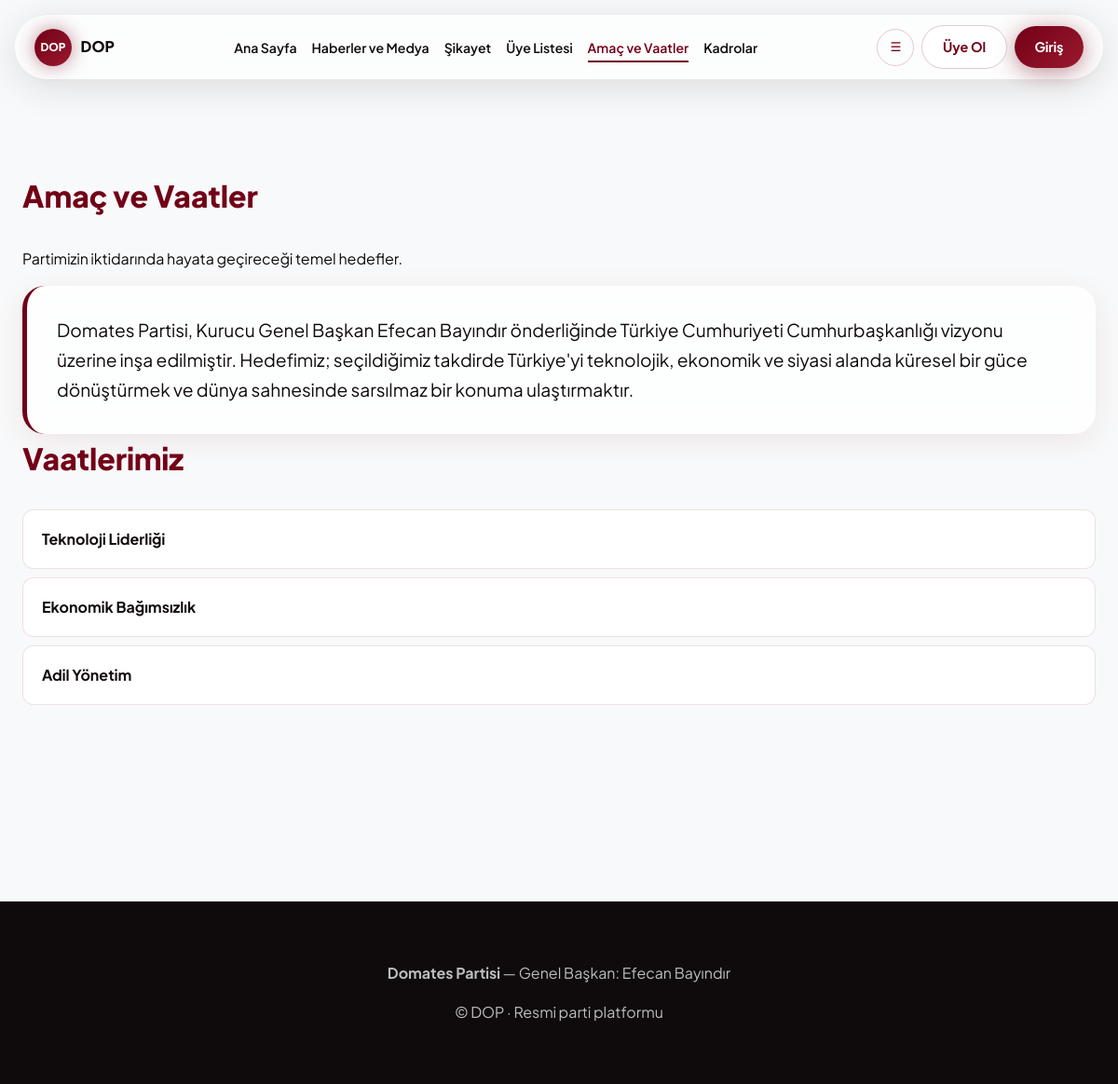
The app's page /amac-vaatler with its own data.
### tables this page shows
CREATE TABLE cms_settings (
                key TEXT PRIMARY KEY,
                value TEXT NOT NULL
            );

CREATE TABLE promises (
                id INTEGER PRIMARY KEY AUTOINCREMENT,
                title TEXT NOT NULL,
                body TEXT NOT NULL,
                sort_order INTEGER DEFAULT 0
            );

### app.py (the view)
@app.route("/amac-vaatler")
def promises_page():
    with db.get_db() as conn:
        promises = conn.execute("SELECT * FROM promises ORDER BY sort_order, id").fetchall()
        ctx = get_site_context(conn)
    return render_template(
        "promises.html",
        promises=[dict(p) for p in promises],
        **ctx,
    )

### app.py (called while the page is built)
def get_site_context(conn):
    cms = db.get_cms(conn)
    active_congress = conn.execute(
        "SELECT * FROM congress_sessions WHERE active = 1 AND passed = 0 ORDER BY id DESC LIMIT 1"
    ).fetchone()
    notifications = []
    if current_user.is_authenticated and current_user.is_chairman:
        notifications = conn.execute(
            "SELECT * FROM admin_notifications WHERE read = 0 ORDER BY id DESC LIMIT 20"
        ).fetchall()
    return {
        "cms": cms,
        "active_congress": dict(active_congress) if active_congress else None,
        "admin_notifications": [dict(n) for n in notifications],
        "is_chairman": current_user.is_authenticated and current_user.is_chairman,
    }

@app.context_processor
def inject_globals():
    with db.get_db() as conn:
        ctx = get_site_context(conn)
    ctx["current_user"] = current_user
    ctx["cms_visible"] = lambda key: db.cms_visible(ctx["cms"], key)
    return ctx

### database.py (called while the page is built)
@contextmanager
def get_db():
    conn = sqlite3.connect(DB_PATH)
    conn.row_factory = sqlite3.Row
    try:
        yield conn
        conn.commit()
    finally:
        conn.close()

def get_cms(conn) -> dict:
    rows = conn.execute("SELECT key, value FROM cms_settings").fetchall()
    return {row["key"]: row["value"] for row in rows}

### templates/promises.html (shortened to what this page needs)
{% extends "base.html" %}
{% block content %}
<section class="section-pad" style="padding-top:6rem;">
  <div class="container">
    <h1 class="section-title reveal">{{ cms.nav_promises|default('Amaçlar ve Vaatler') }}</h1>
    <p class="reveal">{{ cms.text_promises_subtitle|default('Partimizin iktidarında hayata geçireceği temel hedefler.') }}</p>
    <div class="vision-block reveal">{{ cms.vision_text }}</div>
    <h2 class="section-title reveal">Vaatlerimiz</h2>
    {% for p in promises %}
    <details class="promise-item reveal">
      <summary>{{ p.title }}</summary>
    </details>
    {% endfor %}
  </div>
</section>
{% endblock %}

### templates/base.html (shortened to what this page needs)
<!DOCTYPE html>
<html lang="tr">
<head>
  <link rel="stylesheet" href="{{ url_for('static', filename='css/main.css') }}">
</head>
<body class="{% block body_class %}{% endblock %}{% if is_chairman %} chairman-mode{% endif %}"
  data-user-role="{% if current_user.is_authenticated %}{{ current_user.role }}{% else %}guest{% endif %}"
  data-logged-in="{% if current_user.is_authenticated %}1{% else %}0{% endif %}"
  data-chairman="{% if is_chairman %}1{% else %}0{% endif %}">
  <div class="nav-spacer"></div>
  <div class="floating-nav-wrap" id="floating-nav">
    <header class="floating-nav">
      <a href="{{ url_for('index') }}" class="brand">
        {% if cms.logo_url %}
        <img src="{{ cms.logo_url }}" alt="Logo" class="brand-logo-img" style="height:32px; object-fit:contain; border-radius:4px;">
        {% else %}
        <span class="brand-logo">{{ cms.party_short[:3] }}</span>
        {% endif %}
        <span>{{ cms.party_short }}</span>
      </a>
      <nav>
        <ul class="main-nav" id="main-nav">
          <li><a href="{{ url_for('index') }}" class="{% if request.endpoint == 'index' %}active{% endif %}">{{ cms.nav_home }}</a></li>
          <li><a href="{{ url_for('news_media') }}" class="{% if request.endpoint == 'news_media' %}active{% endif %}">{{ cms.nav_news|default('Haberler') }}</a></li>
          <li><a href="{{ url_for('complaint') }}" class="{% if request.endpoint == 'complaint' %}active{% endif %}">{{ cms.nav_complaint }}</a></li>
          <li><a href="{{ url_for('members') }}" class="{% if request.endpoint == 'members' %}active{% endif %}">{{ cms.nav_members }}</a></li>
          <li><a href="{{ url_for('promises_page') }}" class="{% if request.endpoint == 'promises_page' %}active{% endif %}">{{ cms.nav_promises }}</a></li>
          <li><a href="{{ url_for('org_chart') }}" class="{% if request.endpoint == 'org_chart' %}active{% endif %}">{{ cms.nav_org }}</a></li>
        </ul>
      </nav>
      <div class="nav-icons">
        <button type="button" class="icon-btn" id="nav-toggle" aria-label="Menü">☰</button>
        {% if current_user.is_authenticated %}
        <span style="font-size:0.85rem;font-weight:600;">{{ current_user.first_name }} · {{ current_user.role_label }}</span>
        <a href="{{ url_for('logout') }}" class="btn btn-glass">Çıkış</a>
        {% else %}
        <a href="{{ url_for('register_member') }}" class="btn btn-glass">Üye Ol</a>
        <a href="{{ url_for('login') }}" class="btn btn-premium">Giriş</a>
        {% endif %}
      </div>
    </header>
  </div>
  <main>
    {% block content %}{% endblock %}
  </main>
  <footer class="site-footer">
    <div class="container">
      <p><strong>{{ cms.party_name }}</strong> — {{ cms.text_footer_chairman|default('Genel Başkan') }}: {{ cms.chairman }}</p>
      <p>© {{ cms.party_short }} · {{ cms.text_footer_copyright|default('Resmi parti platformu') }}</p>
    </div>
  </footer>
</body>
</html>

### static/css/main.css (style rules this page uses)
:root { --blood-wine: #720017; --blood-wine-light: #9a1a2e; --blood-glow: rgba(114, 0, 23, 0.45); --pearl-white: #f8f9fa; --pearl-glass: rgba(255, 255, 255, 0.6); --surface: rgba(255, 255, 255, 0.72); --text-dark: #0f0a0b; --text-muted: #5c4a4d; --anthracite: #0a0a0a; --radius-sm: 12px; --radius-lg: 24px; --radius-pill: 9999px; --shadow-soft: 0 8px 32px rgba(114, 0, 23, 0.08); --shadow-glass: 0 8px 40px rgba(15, 10, 11, 0.12); --transition: 0.4s cubic-bezier(0.4, 0, 0.2, 1); --font: 'Plus Jakarta Sans', system-ui, sans-serif; }
*, *::before, *::after { box-sizing: border-box; }
html { scroll-behavior: smooth; }
body { margin: 0; font-family: var(--font); background: var(--pearl-white); color: var(--text-dark); line-height: 1.65; transition: background var(--transition), color var(--transition); }
a { color: var(--blood-wine); text-decoration: none; }
.container { max-width: 1280px; margin: 0 auto; padding: 0 1.5rem; }
.nav-spacer { height: 88px; }
.floating-nav-wrap { position: fixed; top: 1rem; left: 50%; transform: translateX(-50%); z-index: 1000; width: calc(100% - 2rem); max-width: 1200px; transition: top var(--transition), transform var(--transition); }
.floating-nav { display: flex; align-items: center; justify-content: space-between; gap: 1rem; padding: 0.65rem 1.25rem; background: var(--pearl-glass); backdrop-filter: blur(16px); -webkit-backdrop-filter: blur(16px); border: 1px solid rgba(255, 255, 255, 0.5); border-radius: var(--radius-pill); box-shadow: var(--shadow-glass); }
.floating-nav .brand { display: flex; align-items: center; gap: 0.6rem; color: var(--text-dark); font-weight: 800; font-size: 1rem; }
.brand-logo { width: 40px; height: 40px; border-radius: 50%; background: linear-gradient(135deg, var(--blood-wine), var(--blood-wine-light)); color: white; display: flex; align-items: center; justify-content: center; font-size: 0.75rem; font-weight: 800; box-shadow: 0 0 20px var(--blood-glow); }
.main-nav { display: flex; flex-wrap: wrap; gap: 0.15rem 1rem; list-style: none; margin: 0; padding: 0; }
.main-nav a { color: var(--text-dark); font-weight: 600; font-size: 0.88rem; padding: 0.35rem 0; border-bottom: 2px solid transparent; transition: border-color 0.2s, color 0.2s; }
.main-nav a:hover, .main-nav a.active { color: var(--blood-wine); border-bottom-color: var(--blood-wine); text-decoration: none; }
.nav-icons { display: flex; align-items: center; gap: 0.5rem; }
.icon-btn { width: 40px; height: 40px; border-radius: 50%; border: 1px solid rgba(114, 0, 23, 0.2); background: transparent; display: flex; align-items: center; justify-content: center; cursor: pointer; color: var(--blood-wine); transition: background 0.2s, box-shadow 0.2s; }
.btn { display: inline-flex; align-items: center; gap: 0.4rem; padding: 0.65rem 1.35rem; border-radius: var(--radius-pill); font-weight: 700; font-size: 0.9rem; border: none; cursor: pointer; transition: transform 0.2s, box-shadow 0.25s; font-family: var(--font); }
.btn-premium { background: linear-gradient(135deg, var(--blood-wine), var(--blood-wine-light)); color: white; box-shadow: 0 4px 24px var(--blood-glow); }
.btn-glass { background: var(--surface); backdrop-filter: blur(8px); color: var(--blood-wine); border: 1px solid rgba(114, 0, 23, 0.2); }
.section-pad { padding: 4rem 0; }
.section-title { font-size: clamp(1.5rem, 3vw, 2rem); font-weight: 800; color: var(--blood-wine); margin: 0 0 1.75rem; }
.reveal { opacity: 0; transform: translateY(28px); transition: opacity 0.7s ease, transform 0.7s ease; }
.reveal.visible { opacity: 1; transform: translateY(0); }
.vision-block { font-size: clamp(1.05rem, 2vw, 1.2rem); padding: 2rem; border-radius: var(--radius-lg); background: var(--surface); backdrop-filter: blur(12px); border-left: 5px solid var(--blood-wine); box-shadow: var(--shadow-soft); }
.promise-item { border-radius: var(--radius-sm); margin-bottom: 0.6rem; overflow: hidden; border: 1px solid rgba(114,0,23,0.12); background: white; }
.promise-item summary { padding: 1.1rem 1.25rem; cursor: pointer; font-weight: 700; list-style: none; transition: background 0.2s, color 0.2s; }
.site-footer { background: var(--text-dark); color: rgba(248,249,250,0.75); padding: 3rem 0; margin-top: 4rem; text-align: center; }

### records on screen
cms_settings: value "DOP", party_short "DOP"
cms_settings: nav_home "Ana Sayfa"
cms_settings: nav_news "Haberler ve Medya"
cms_settings: nav_complaint "Şikayet"
cms_settings: nav_members "Üye Listesi"
cms_settings: nav_promises "Amaç ve Vaatler"
cms_settings: nav_org "Kadrolar"
cms_settings: vision_text "Domates Partisi, Kurucu Genel Başkan Efecan Bayındır önderliğinde Türkiye Cumhuriyeti Cumhurbaşkanlığı vizyonu üzerine inşa edilmiştir. Hedefimiz; seçildiğimiz takdirde Türkiye'yi teknolojik, ekonomik ve siyasi alanda küresel bir güce dönüştürmek ve dünya sahnesinde sarsılmaz bir konuma ulaştırmaktır."
promises: title "Teknoloji Liderliği"
promises: title "Ekonomik Bağımsızlık"
promises: title "Adil Yönetim"
cms_settings: party_name "Domates Partisi"
cms_settings: chairman "Efecan Bayındır"

### other values on screen
{{ cms.text_footer_chairman|default('Genel Başkan') }} "Genel Başkan"
{{ cms.text_footer_copyright|default('Resmi parti platformu') }} "Resmi parti platformu"
